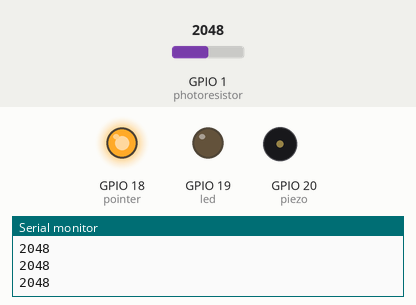
A sketch run on a simulated ESP32-C6. On the bench: output pins drawn as LEDs (lit = HIGH), buzzer (waves = sounding), the last lines printed to the serial monitor. Dashed ring = blinking. Inputs (shaded band) come from the test bench; at power-on: GPIO 1 (photoresistor) = 2048.

Above: at 1.2 s.
1.3 s: GPIO 1 (photoresistor) set to 470
2.8 s: GPIO 1 (photoresistor) set to 423
At 3.2 s:
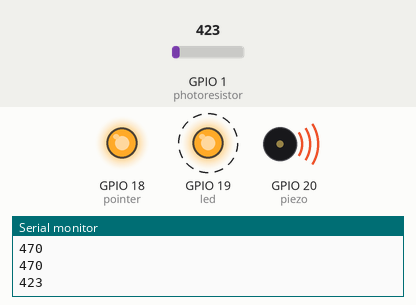
5.8 s: GPIO 1 (photoresistor) set to 491
At 6.3 s:
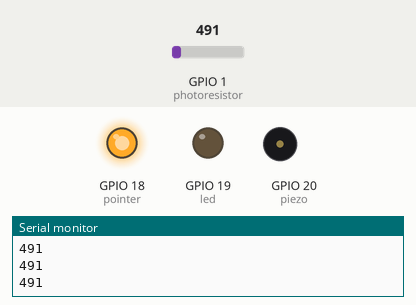
7.4 s: GPIO 1 (photoresistor) set to 0
At 8.3 s:
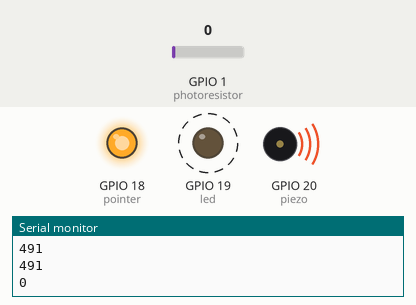
Timing chart, 0 to 11.4 s (numbered marks = the images above; inputs shaded):
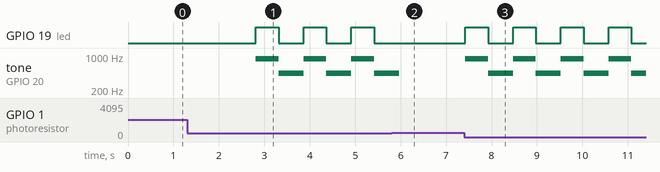

Measured:
- the behaviour switches between 440 and 439 on GPIO 1 (photoresistor) (found by bisection; images 0 and 1)
- after the input at 2.8 s, GPIO 19 (led): alternates HIGH for 0.50 s and LOW for 0.55 s, starting at once; tone on GPIO 20 (piezo): alternates 880 Hz for 0.50 s and 440 Hz for 0.55 s, starting at once
- after the input at 5.8 s, GPIO 19 (led): stays LOW (without the input it goes to HIGH after 0.17 s)
- after the input at 7.4 s, GPIO 19 (led): alternates HIGH for 0.50 s and LOW for 0.55 s, starting at once; tone on GPIO 20 (piezo): alternates 880 Hz for 0.50 s and 440 Hz for 0.55 s, starting at once

The sketch:

Freaky-Game.ino
```cpp
/*/=============================//
//----Laser Pointer Tripwire----//
///============================///
///--- Baller Mathej | 2025 ---///

  This code is for the ESP32C6-DevKitC6 v1.2
  Should you use other esp32C6 devkit or another chip entirely, please reference the official datasheet for information about avilable pins.

  The pointer can be either a standalone device, or connected to the esp32
  Connecting the pointer makes automatic lighting calibreation possible (wip).
*/

#define CONNECTEDPOINTER 1 //weather the pointer is connected (1 = connected | 0 = NOT connected)

const int pointer = 18; //connection for the laser pointer
const int led = 19;  //connection for the alarm led
const int piezo = 20; //connection for the piezo buzzer
const int photoresistor = 1; //connection for the photoresistor
const int border_brightness = 440;  //controls the brightness at which the alarm goes off

void setup() {
  Serial.begin(115200);

  pinMode(pointer, OUTPUT);
  pinMode(led, OUTPUT);
  pinMode(piezo, INPUT);
  pinMode(photoresistor, INPUT);
}

void loop() {
  digitalWrite(pointer, HIGH);
  Serial.println(analogRead(photoresistor));
  if (analogRead(photoresistor) < border_brightness) {
    digitalWrite(led, HIGH);
    tone(piezo, 880);// A5
    delay(500);//delay between the beeps
    digitalWrite(led, LOW);
    tone(piezo, 440);// A4
    delay(500);//delay between the beeps
  } else {
    digitalWrite(led, LOW);
    noTone(piezo);
  }

  delay(50); //delay for stability
}
```
